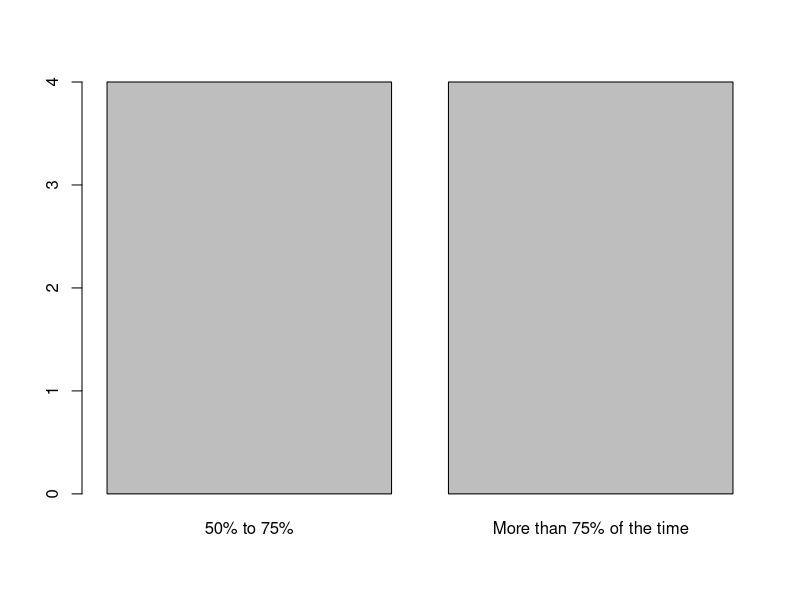
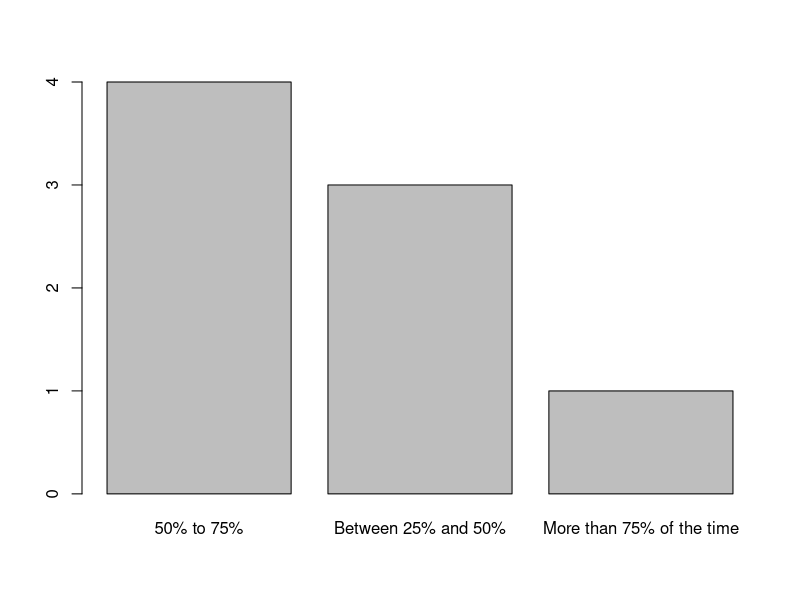
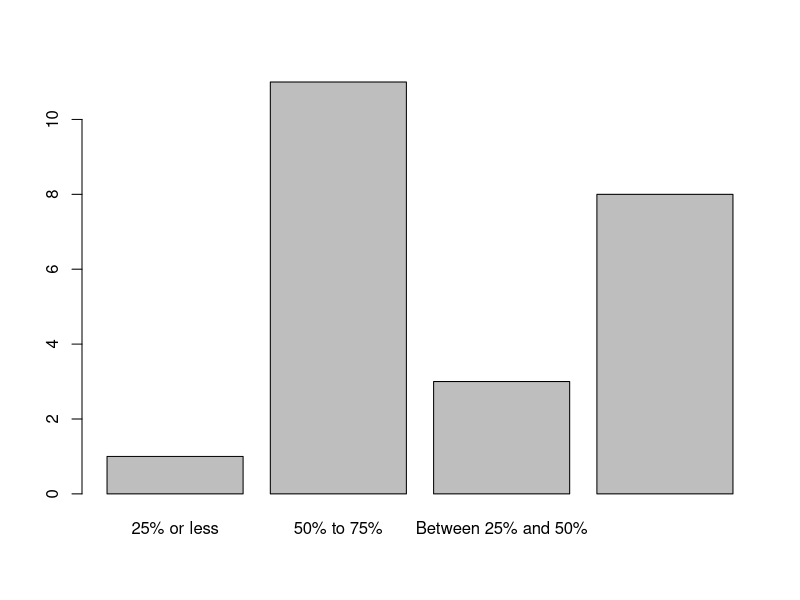
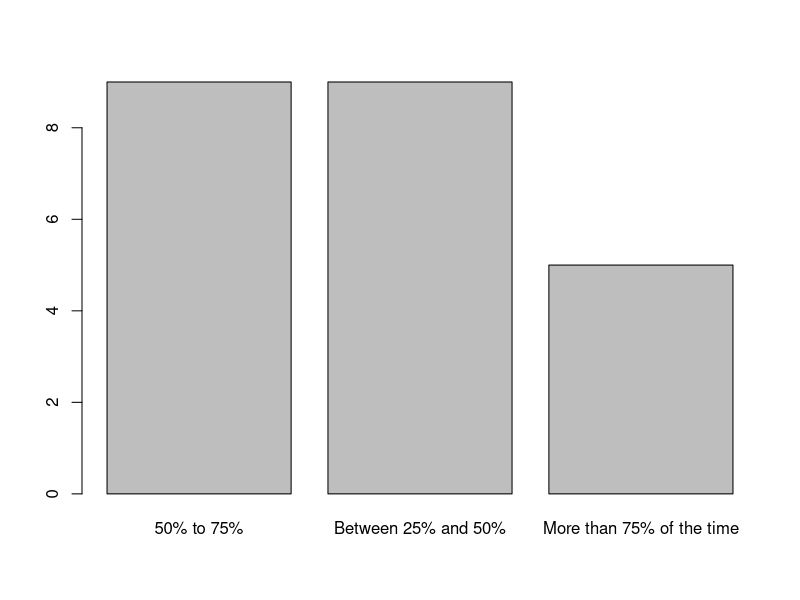

Source code (R) for these figures, in order: (Note: this script raises an error after producing the figures.)
## ---- chunk 1
knitr::opts_chunk$set(echo = TRUE)
## ---- chunk 2
library(dplyr)
## ---- chunk 3
all <- read.csv("resp_improve.csv", header = TRUE, sep = ",", stringsAsFactors = FALSE)
tail(all)
## ---- chunk 4
filtered <- filter(
  all,
  wfh != "",
  wfh != "not_working",
  duration_focus_pre != "",
  duration_focus_post_2 != ""
)
nrow(all)
nrow(filtered)
## ---- chunk 5
df <- data.frame(
  wfh = filtered$wfh,
  duration_focus_pre = filtered$duration_focus_pre,
  duration_focus_post = filtered$duration_focus_post_2
)
df
## ---- chunk 6
control <- filter(df, wfh != "yes_post")
nrow(control)

treat <- filter(df, wfh == "yes_post")
nrow(treat)
## ---- chunk 7
control
treat
## ---- chunk 8
summary(control)
barplot(table(control$duration_focus_pre))
barplot(table(control$duration_focus_post))
## ---- chunk 9
summary(treat)
barplot(table(treat$duration_focus_pre))
barplot(table(treat$duration_focus_post))
## ---- chunk 10
library(data.table)
dt<-data.table(filtered)
dt[,treatment := 1*(wfh=='yes_post') + 0*(wfh=='no' | wfh=='yes_pre')]
dt[dt$wfh=='not_working',treatment :=NA]
table(dt$treatment,dt$wfh)
dt[,table(wfh)]

#covariate balance check
dt[,fisher.test(treatment,job_category)] #no significant association with job_category
dt$year<-as.numeric(levels(dt$year_of_birth))[dt$year_of_birth]
dt[,age := 2020-year]
dt[,t.test(age~treatment)] # no significant difference in age by treatment
dt[,fisher.test(treatment,sex)] # no significant association with sex
dt[,fisher.test(treatment,gender)] # no significant association with gender
dt[,fisher.test(treatment,race)] #no significant association with race
## ---- chunk 11
#need to convert outcomes to numeric for analyses
all$new_duration_focus_pre<-plyr::mapvalues(all$duration_focus_pre, from = c("25% or less","Between 25% and 50%", "50% to 75%", "More than 75% of the time"), to = c(1,2,3,4)) %>% as.numeric()
all$new_duration_focus_post_2<-plyr::mapvalues(all$duration_focus_post_2, from = c( "Between 25% and 50%", "50% to 75%", "More than 75% of the time"), to = c(2,3,4)) %>% as.numeric()


#new hours of work
library(lubridate)
time_pre<-parse_date_time(all$time_start_pre, '%I:%M:%S %p')
time_post<-parse_date_time(all$time_start_post, '%I:%M:%S %p')
all$hours_work<-as.numeric(difftime(time_pre, time_post, units="mins"))


#attempting imputation by replacing missing with mean substitution
mice_all<-mice::mice(all, meth="mean")
new_all <- mice::complete(mice_all)

#new duration of focus
new_all$duration_focus <- new_all$new_duration_focus_pre - new_all$new_duration_focus_post_2
new_all$duration_focus

final<-data.table(new_all)
final[,treatment := 1*(wfh=='yes_post') + 0*(wfh=='no' | wfh=='yes_pre')]
final[wfh=='not_working',treatment :=NA]
table(final$wfh, final$treatment)

## ---- chunk 12
#Analysis!
#Is there a significant difference in pre-post focus by treatment group?
final[,wilcox.test(duration_focus~treatment, exact=FALSE)]
final[,median(duration_focus), by=treatment]
#There is no significant difference in median pre-post focus by treatment group.

#Is there a significant difference in pre-post hours of work by treatment group?
final[,wilcox.test(hours_work~treatment, exact=FALSE)]
final[,median(hours_work), by=treatment]
#There is no significant difference in median pre-post hours of work by treatment group.


